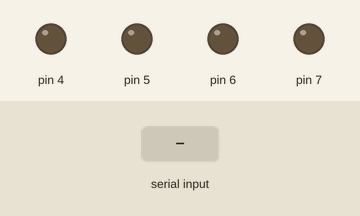
Simulated run of this sketch. Board: Arduino Uno, built with avr-gcc and run on an emulated ATmega328P. Shown: output pins drawn as LEDs (lit = HIGH). The test bench sets the inputs (shaded band).

Above: at 1.2 s.
1.3 s: "4" received over Serial
At 1.6 s:
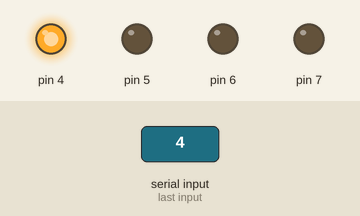
4.3 s: "3" received over Serial
At 5.1 s:
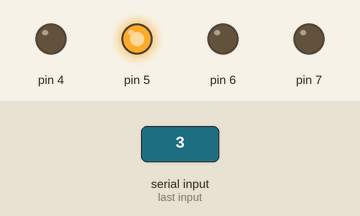
7.3 s: "2" received over Serial
At 8.6 s:
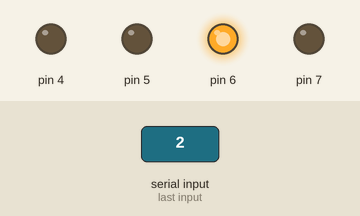
10.3 s: "1" received over Serial
At 10.8 s:
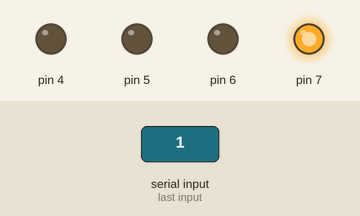
Timing chart, 0 to 13.8 s (numbered marks = the images above; inputs shaded):
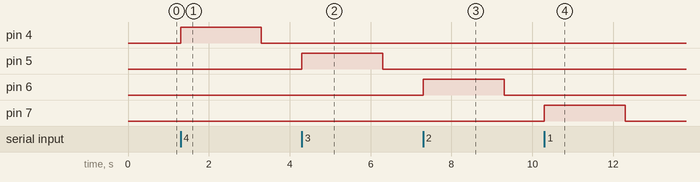

The sketch:

redSystemInterface.ino
```cpp
void setup() {
  // put your setup code here, to run once:
  Serial.begin(9600);
  pinMode(4, OUTPUT);
  pinMode(5, OUTPUT);
  pinMode(6, OUTPUT);
  pinMode(7, OUTPUT);
  digitalWrite(4, LOW);
  digitalWrite(5, LOW);
  digitalWrite(6, LOW);
  digitalWrite(7, LOW);
}

void clearSerial()
{
  while (Serial.available() > 0)
    Serial.read();
}

void func(int num, int pinNum)
{
  digitalWrite(pinNum, HIGH);
  delay(num);
  digitalWrite(pinNum, LOW);
  clearSerial();
}

void loop()
{
  char request;
    if (Serial.available() > 0)
    {
      request = Serial.read();
      if(request == '4')
      {
        func(2000, 4);
      }
      else if (request == '3')
      {
        func(2000,5);
      }
      else if (request == '2')
      {
        func(2000, 6);
      }
      else if (request == '1')
      {
        func(2000, 7);
      }
      else
      {
        clearSerial();
      }
    }
}
```

Measured:
- after the input at 1.3 s, pin 4: LOW → HIGH at once, → LOW 2.0 s later
- after the input at 4.3 s, pin 5: LOW → HIGH at once, → LOW 2.0 s later
- after the input at 7.3 s, pin 6: LOW → HIGH at once, → LOW 2.0 s later
- after the input at 10.3 s, pin 7: LOW → HIGH at once, → LOW 2.0 s later
